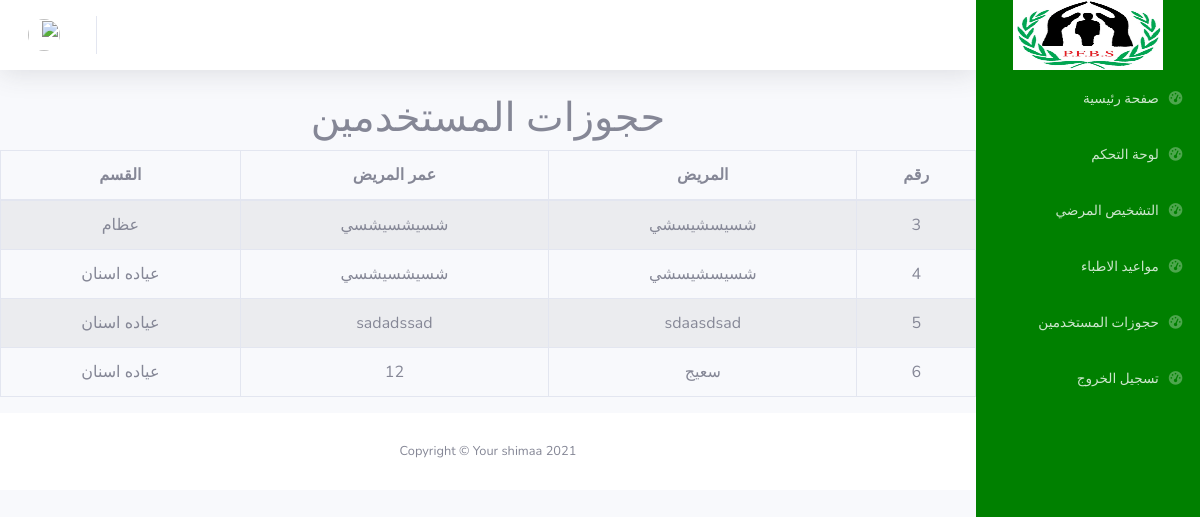
/admin/bookinguser.php, run on the app's committed database.
### tables this page shows
CREATE TABLE `setting` (
  `id` int(11) NOT NULL,
  `name` varchar(111) NOT NULL,
  `image` varchar(111) NOT NULL,
  `facebook` varchar(111) NOT NULL,
  `whatsApp` varchar(111) NOT NULL,
  `phone` varchar(111) NOT NULL,
  `mobial` varchar(111) NOT NULL,
  `discription` text NOT NULL
);

CREATE TABLE `docotor_clinic` (
  `id` int(11) NOT NULL,
  `user_id` int(11) NOT NULL,
  `clinic_id` int(11) NOT NULL
);

CREATE TABLE `users` (
  `id` int(11) NOT NULL,
  `name` varchar(111) NOT NULL,
  `password` varchar(111) NOT NULL,
  `email` varchar(111) NOT NULL,
  `status` int(1) NOT NULL,
  `role` varchar(11) NOT NULL,
  `image` varchar(111) NOT NULL,
  `mobial` varchar(111) NOT NULL,
  `clinic_id` int(11) NOT NULL,
  `age` varchar(11) DEFAULT NULL,
  `discription` varchar(111) NOT NULL
);

CREATE TABLE `clinics` (
  `id` int(11) NOT NULL,
  `name` varchar(111) NOT NULL,
  `discription` text NOT NULL,
  `image` varchar(111) NOT NULL,
  `docotor_id` int(11) NOT NULL,
  `status` int(11) NOT NULL,
  `department_id` int(11) NOT NULL
);

### admin/bookinguser.php (the view)
<?php include('include/header.php');
include('include/sidebar.php');
if ($_SESSION['role'] == 'docotor') {
    $stmt2 = $con->prepare("select clinic_id  from users where id =?");
    $stmt2->execute(array($_SESSION['id']));
    $user = $stmt2->fetch();
    $stmt = $con->prepare('select
    users.name as user_name,
    users.age as user_age,
    clinics.name as clinics_name,
    docotor_clinic.id as docotor_clinic_id
    FROM docotor_clinic
    INNER JOIN  users
    ON docotor_clinic.user_id = users.id
    INNER JOIN  clinics
    ON clinics.id = docotor_clinic.clinic_id
    where docotor_clinic.clinic_id =?
    ');
    $stmt->execute(array($user['clinic_id']));
} else {
    $stmt = $con->prepare('select
users.name as user_name,
users.age as user_age,
clinics.name as clinics_name,
docotor_clinic.id as docotor_clinic_id
FROM docotor_clinic
INNER JOIN  users
ON docotor_clinic.user_id = users.id
INNER JOIN  clinics
ON clinics.id = docotor_clinic.clinic_id
');
    $stmt->execute();
}
$diagnosis = $stmt->fetchAll();
?>
<div class="container-fluid">
    <h1 class="text-center"> حجوزات المستخدمين </h1>
</div>
<div id="page-wrapper">
    <div class="row  text-center">
        <div class="col-lg-12">
            <div class="panel panel-default">
                <div class="panel-body">
                    <div class="table-responsive">
                        <table class="table table-striped table-bordered table-hover" id="dataTables-example">
                            <thead>
                                <tr>
                                    <th>رقم</th>
                                    <th>المريض</th>
                                    <th> عمر المريض</th>
                                    <th>القسم</th>
                                </tr>
                            </thead>
                            <tbody>
                                <?php
                                foreach ($diagnosis as $diagnos) {
                                ?>
                                    <tr class="gradeC">
                                        <td><?php echo $diagnos['docotor_clinic_id'] ?></td>
                                        <td><?php echo $diagnos['user_name'] ?></td>
                                        <td class="center"><?php echo $diagnos['user_age'] ?></td>
                                        <td class="center"><?php echo $diagnos['clinics_name'] ?></td>
                                    </tr>
                                <?php } ?>
                            </tbody>
                        </table>
                    </div>
                </div>
            </div>
        </div>
        <?php include('include/footer.php') ?>

### admin/include/sidebar.php (shortened to what this page needs)
<div id="wrapper">
    <ul style="background: green;" class="navbar-nav bg-gradient-primary sidebar sidebar-dark accordion" id="accordionSidebar">
        <a class="sidebar-brand d-flex align-items-center justify-content-center" href="../index.php">
            <div class="sidebar-brand-icon">
                <?php
                $stmt = $con->prepare('select image from setting');
                $stmt->execute();
                $set = $stmt->fetch();
                ?>
                <img src=" ../img/<?php echo $set['image'] ?>" width="150px" height="70px">
            </div>
        </a>
        <li class="nav-item">
            <a class="nav-link" href="../index.php">
                <i class="fas fa-fw fa-tachometer-alt"></i>
                <span>صفحة رئيسية</span></a>
        </li>
        <li class="nav-item">
            <a class="nav-link" href="index.php">
                <i class="fas fa-fw fa-tachometer-alt"></i>
                <span>لوحة التحكم</span></a>
        </li>
        <li class="nav-item">
            <a class="nav-link" href="diagnosis.php">
                <i class="fas fa-fw fa-tachometer-alt"></i>
                <span>التشخيص المرضي</span></a>
        </li>
        <li class="nav-item">
            <a class="nav-link" href="datedoctors.php">
                <i class="fas fa-fw fa-tachometer-alt"></i>
                <span> مواعيد الاطباء</span></a>
        </li>
        <li class="nav-item">
            <a class="nav-link" href="bookinguser.php">
                <i class="fas fa-fw fa-tachometer-alt"></i>
                <span> حجوزات المستخدمين</span></a>
        </li>
        <li class="nav-item">
            <a class="nav-link" href="../logout.php">
                <i class="fas fa-fw fa-tachometer-alt"></i>
                <span>تسجيل الخروج</span></a>
        </li>
    </ul>
    <div id="content-wrapper" class="d-flex flex-column">
        <div id="content">
            <nav class="
              navbar navbar-expand navbar-light
              bg-white
              topbar
              mb-4
              static-top
              shadow
            ">
                <ul class="navbar-nav ml-auto">
                    <li class="nav-item dropdown no-arrow">
                        <a class="nav-link dropdown-toggle" href="profile.php" id="userDropdown" role="button" data-toggle="dropdown" aria-haspopup="true" aria-expanded="false">
                            <img class="img-profile rounded-circle" src="../img/users/<?php echo $_SESSION['image'] ?>" />
                        </a>
                    </li>
                </ul>
            </nav>

### admin/include/header.php (style rules this page uses)
body { direction: rtl; }

### data on the page
setting: image (picture)
docotor_clinic: id "3", user.name "شسيسشيسشي", user.age "شسيشسيشسي", clinic.name "عظام"
docotor_clinic: id "4", user.name "شسيسشيسشي", user.age "شسيشسيشسي", clinic.name "عياده اسنان"
docotor_clinic: id "5", user.name "sdaasdsad", user.age "sadadssad", clinic.name "عياده اسنان"
docotor_clinic: id "6", user.name "سعيج", user.age "12", clinic.name "عياده اسنان"
